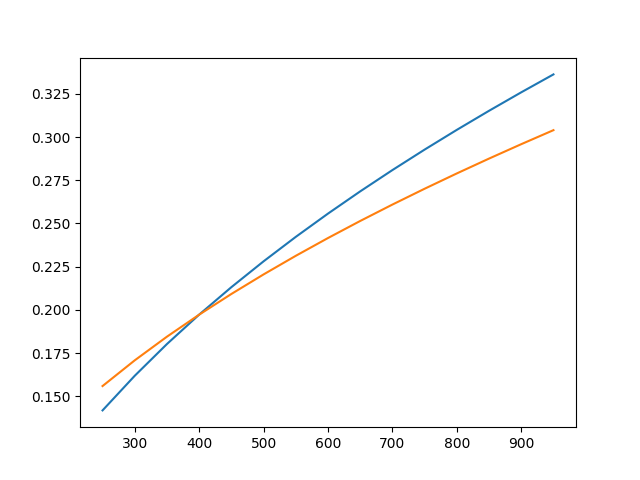

Python code for this plot:
import numpy as np
import pyenskog
import matplotlib.pyplot as plt
import matplotlib.ticker as ticker
import scienceplots

# Sutherland's constants
k0=0.1513
k_t0=273
k_t_suth=79.4

# Enskog 
x2=1
x1 = 1 - x2

kb = 1.380649e-23  # Boltzmann constant in J/K
avogadro = 6.022e23  # Avogadro's constant in particles/mol

# Helium
diameter2 = 208e-12
molar_mass_helium = 4e-3  # Molar mass in kg/mol
mass2 = molar_mass_helium / avogadro  # in kg

# Hydrogen
diameter1 = 228e-12
molar_mass_hydrogen = 2e-3  # Molar mass in kg/mol
mass1 = molar_mass_hydrogen / avogadro  # in kg

kT = 1.0  # This is an "uninteresting" variable for hard spheres, so is set to 1
verbose = False  # Don't output lots of data
use_tables = False
SonineOrder = 10  # Reduced the order of the SonineOrder to 10
EOS = pyenskog.EOStype.BMCSL  # Choose the equation of state used

density = 0.00001  # Not actual density but taken in limit as Density -> 0
e = pyenskog.Enskog(density, EOS, SonineOrder, verbose, kT, use_tables)

e.addSpecies(diameter2 / diameter1, mass2 / mass1, x2+1e-8)
e.addSpecies(1, 1, x1+1e-8)
e.init()

k_mix_red = e.Luu()  # if params.is_max else e.Luu() - e.Lau(0)**2 / e.Lab(0, 0)

def thermal_conductivity_sutherland(temp: float) -> float:
    k = k0 * ((k_t0 + k_t_suth) / (temp + k_t_suth) * (temp / k_t0)**1.5)
    return k


def thermal_conductivity_enskog(temp: float) -> float:
    k_mix = k_mix_red * (kb * temp / (mass1 * diameter1**2))**0.5 * kb / diameter1
    return k_mix
   



temps = np.arange(250, 1000, 50)

sutherland_thermal_conductivities = [thermal_conductivity_sutherland(temp) for temp in temps]
enskog_thermal_conductivities = [thermal_conductivity_enskog(temp) for temp in temps]

print(sutherland_thermal_conductivities)
print(enskog_thermal_conductivities)

plt.plot(temps, sutherland_thermal_conductivities)
plt.plot(temps, enskog_thermal_conductivities)

plt.savefig("enskog_vs_sutherland.png")




